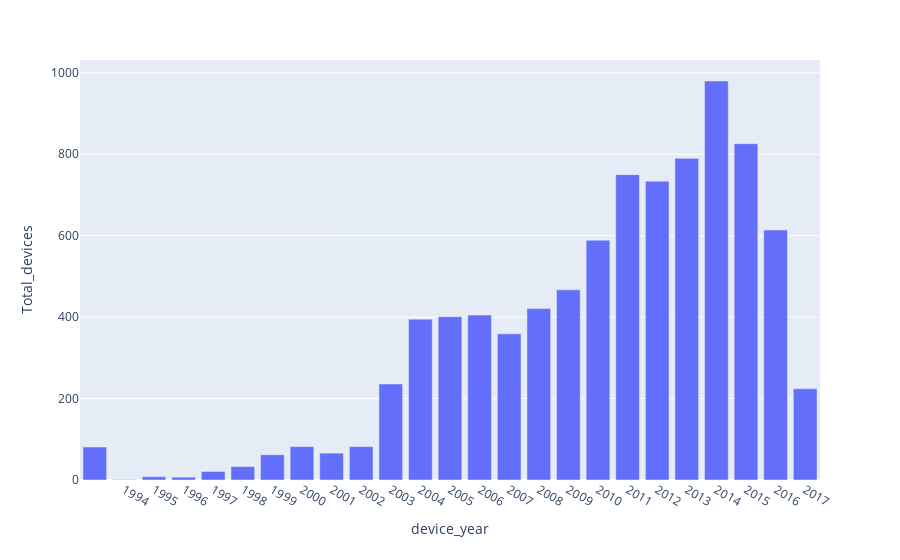

Notebook cell for this chart:
### Markdown cell above
<a id="q1"></a>
### ¿Cuántos dispositivos salieron al mercado por año?
Para obtener este dato usaremos el campo Status. En el caso de que el valor sea 'Discontinued', 'Cancelled', 'Available' o '', recurriremos al campo Announced.

### Code cell
# Lista de años que buscaremos
years = ['2017','2016','2015','2014','2013','2012',
         '2011','2010','2009','2008','2007','2006',
         '2005', '2004', '2003','2002', '2001', '2000',
         '1999', '1998', '1997', '1996', '1995', '1994',
         'Discontinued', 'Cancelled', 'Available', '']

# Nueva columna de status para cuando contenga los valores 'Discontinued', 'Cancelled', 'Available', ''
df['new_status'] = np.where(df['Status'].isin(['Discontinued', 'Cancelled', 'Available', '']), df['Announced'], df['Status'])

# Lista donde almacenaremos los años
device_year=[]
# Bucle que recorerá cada valor de la columna new status y buscará si coincide con alguno de los años de la lista
for i in df['new_status'].values:
    for year in years:
        if (year == 'Discontinued') | (year == 'Cancelled') | (year == 'Available') | (year == ''):
            device_year.append('')
            break
        elif year in i:
            device_year.append(year)
            break

# Agregamos la nueva columna
df['device_year'] = device_year

# Hacemos el conteo de dispositivos por año
data = df[['device_year', 'Device_id']].groupby('device_year', as_index=False).count().sort_values('device_year').rename(columns={'Device_id':'Total_devices'})
fig = px.bar(data, x='device_year', y='Total_devices')
fig.show()

### Figure 1 — Plotly figure (JSON) as saved in the notebook; plotly's stock layout.template omitted (floating-point values rounded to 4 significant figures)
{"data": [{"alignmentgroup": "True", "hovertemplate": "device_year=%{x}<br>Total_devices=%{y}<extra></extra>", "legendgroup": "", "marker": {"color": "#636efa"}, "name": "", "offsetgroup": "", "orientation": "v", "showlegend": false, "textposition": "auto", "type": "bar", "x": ["", "1994", "1995", "1996", "1997", "1998", "1999", "2000", "2001", "2002", "2003", "2004", "2005", "2006", "2007", "2008", "2009", "2010", "2011", "2012", "2013", "2014", "2015", "2016", "2017"], "xaxis": "x", "y": [81, 1, 8, 7, 21, 33, 62, 82, 66, 82, 236, 395, 401, 405, 359, 421, 467, 589, 750, 734, 790, 980, 826, 614, 224], "yaxis": "y"}], "layout": {"autosize": true, "barmode": "relative", "legend": {"tracegroupgap": 0}, "margin": {"t": 60}, "xaxis": {"anchor": "y", "autorange": true, "domain": [0, 1], "range": [-0.5, 24.5], "title": {"text": "device_year"}, "type": "category"}, "yaxis": {"anchor": "x", "autorange": true, "domain": [0, 1], "range": [0, 1032.0], "title": {"text": "Total_devices"}, "type": "linear"}}}
